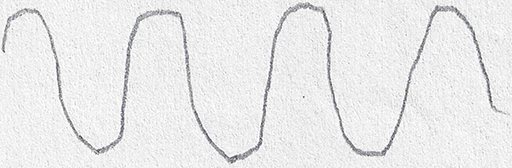
#> input picture Project Development Phase/Sprint 2/Dataset/drawings/wave/training/healthy/V02HO02.png, 512 x 168 px, found by its file name; its folder holds only this picture in this run
$ jupyter execute --allow-errors Parkinson_Wave_Model.ipynb
#> lines starting #> are read from the running program, lines starting #| are printed output that depends on the picture
#> further down, image is the input picture: shape (168, 512, 3); mean B, G, R 234.1, 233.8, 233.8
# WAVE

### Importing Libraries

[cell 1]
import numpy as np
import pandas as pd
import matplotlib.pyplot as plt
import seaborn as sns
import os
import cv2
import pickle
from imutils import build_montages
from sklearn.preprocessing import LabelEncoder
from sklearn.neighbors import KNeighborsClassifier
from skimage import feature
from sklearn.metrics import confusion_matrix, accuracy_score

### Label Encoder

[cell 2]
le = LabelEncoder()

### MODEL - KNeighbors Classifier

[cell 3]
model = KNeighborsClassifier()

### Get Image Features

[cell 4]
def get_features(image):
    features = feature.hog(image, orientations = 9, pixels_per_cell = (10,10),
                         cells_per_block = (2 , 2), transform_sqrt = True, block_norm = "L1")
    return features

### Images Paths

[cell 5]
fp_wave_train_healthy = './Dataset/drawings/wave/training/healthy'
fp_wave_train_park = './Dataset/drawings/wave/training/parkinson'

wave_train_healthy = os.listdir(fp_wave_train_healthy)
#> (the rest of this cell did not finish here and is left out)

## Splitting into Dependent and Independent Data

[cell 6]
trainX = []
testX = []
outputs = []
trainY = []
testY = []

## Function to Preprocess images

[cell 7]
def preprocess_images(image, data):
    image = cv2.cvtColor(image, cv2.COLOR_BGR2GRAY)
#> image: shape (168, 512)
    image = cv2.resize(image, (200, 200))
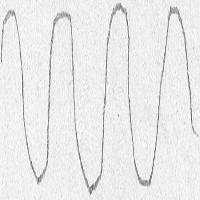
#> image: shape (200, 200); min 82, max 255, mean 233.7
    image = cv2.threshold(image, 0, 255, cv2.THRESH_BINARY_INV | cv2.THRESH_OTSU)[1]
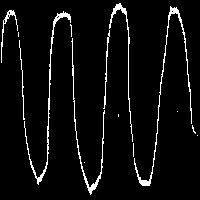
#> image: shape (200, 200); 4.9% white in thin lines or dots
    features = get_features(image)
#> in get_features, `features = feature.hog(image, orientations = 9, pixels_per_cell = (10,..`: features = 12996 values, max 1 at index 5319, min 0 at index 0, mean 0.0215
    data.append(features)
    return data

### TRAINING DATA

[cell 8]
for i in wave_train_healthy:
    image = cv2.imread(fp_wave_train_healthy + '/' + i)
    trainX = preprocess_images(image, trainX)
#> trainX = 1 item
    trainY.append('healthy')

$ run again, on Project Development Phase/Sprint 2/Dataset/drawings/wave/training/healthy/V07HO02.png
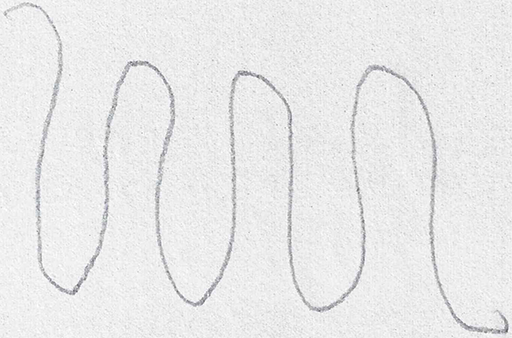
#> input picture Project Development Phase/Sprint 2/Dataset/drawings/wave/training/healthy/V07HO02.png, 512 x 338 px, found by its file name
#> image is the input picture: shape (338, 512, 3); mean B, G, R 233.6, 233.5, 233.5
#> in preprocess_images, `image = cv2.resize(image, (200, 200))`:
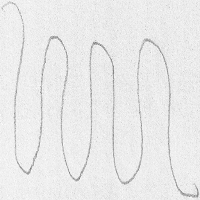
#> image: shape (200, 200); min 122, max 254, mean 233.4
#> in preprocess_images, `image = cv2.threshold(image, 0, 255, cv2.THRESH_BINARY_INV | cv2.THRES..`:
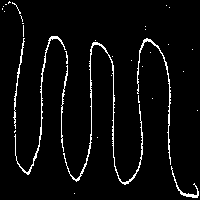
#> image: shape (200, 200); 4.3% white in thin lines or dots
#> in get_features, `features = feature.hog(image, orientations = 9, pixels_per_cell = (10,..`: features = 12996 values, max 1 at index 8487, min 0 at index 1, mean 0.0225
#> trainX = 1 item

$ run again, on Project Development Phase/Sprint 2/Dataset/drawings/wave/training/healthy/V08HO02.png
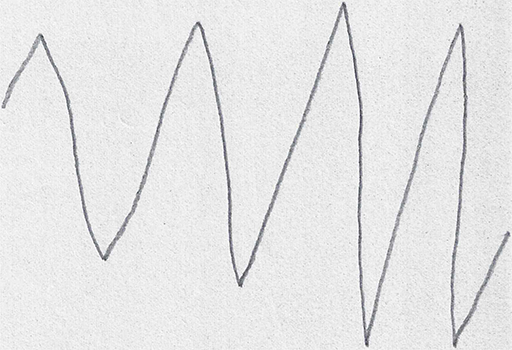
#> input picture Project Development Phase/Sprint 2/Dataset/drawings/wave/training/healthy/V08HO02.png, 512 x 350 px, found by its file name
#> image is the input picture: shape (350, 512, 3); mean B, G, R 230, 229.7, 229.7
#> in preprocess_images, `image = cv2.resize(image, (200, 200))`:
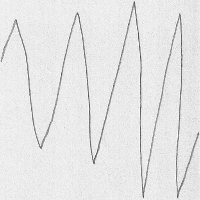
#> image: shape (200, 200); min 70, max 253, mean 229.6
#> in preprocess_images, `image = cv2.threshold(image, 0, 255, cv2.THRESH_BINARY_INV | cv2.THRES..`:
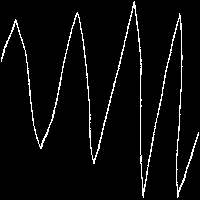
#> image: shape (200, 200); 4.4% white in thin lines or dots
#> in get_features, `features = feature.hog(image, orientations = 9, pixels_per_cell = (10,..`: features = 12996 values, max 1 at index 9837, min 0 at index 0, mean 0.0197
#> trainX = 1 item

$ run again, on Project Development Phase/Sprint 2/Dataset/drawings/wave/training/healthy/V09HO03.png
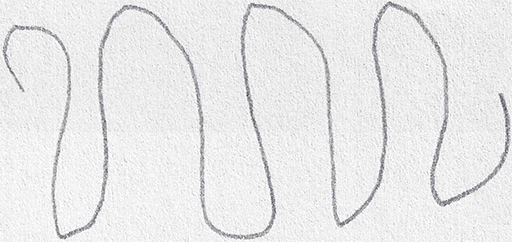
#> input picture Project Development Phase/Sprint 2/Dataset/drawings/wave/training/healthy/V09HO03.png, 512 x 242 px, found by its file name
#> image is the input picture: shape (242, 512, 3); mean B, G, R 232.8, 232.6, 232.6
#> in preprocess_images, `image = cv2.resize(image, (200, 200))`:
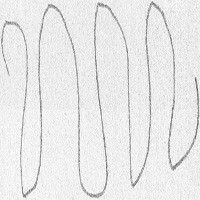
#> image: shape (200, 200); min 85, max 255, mean 232.4
#> in preprocess_images, `image = cv2.threshold(image, 0, 255, cv2.THRESH_BINARY_INV | cv2.THRES..`:
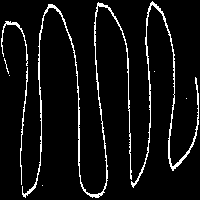
#> image: shape (200, 200); 6.2% white in thin lines or dots
#> in get_features, `features = feature.hog(image, orientations = 9, pixels_per_cell = (10,..`: features = 12996 values, max 1 at index 12033, min 0 at index 0, mean 0.024
#> trainX = 1 item

$ run again, on Project Development Phase/Sprint 2/Dataset/drawings/wave/training/healthy/V02HO03.png
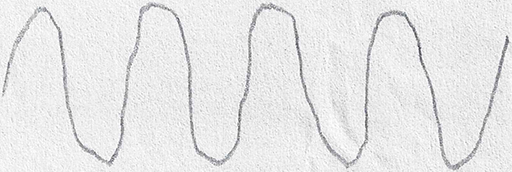
#> input picture Project Development Phase/Sprint 2/Dataset/drawings/wave/training/healthy/V02HO03.png, 512 x 172 px, found by its file name
#> image is the input picture: shape (172, 512, 3); mean B, G, R 231.9, 231.7, 231.7
#> in preprocess_images, `image = cv2.resize(image, (200, 200))`:
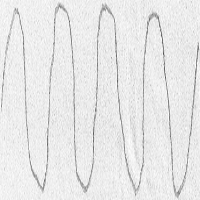
#> image: shape (200, 200); min 82, max 255, mean 231.5
#> in preprocess_images, `image = cv2.threshold(image, 0, 255, cv2.THRESH_BINARY_INV | cv2.THRES..`:
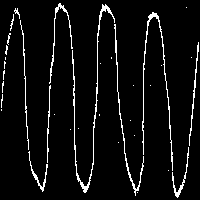
#> image: shape (200, 200); 5.5% white in thin lines or dots
#> in get_features, `features = feature.hog(image, orientations = 9, pixels_per_cell = (10,..`: features = 12996 values, max 1 at index 6786, min 0 at index 0, mean 0.0243
#> trainX = 1 item
